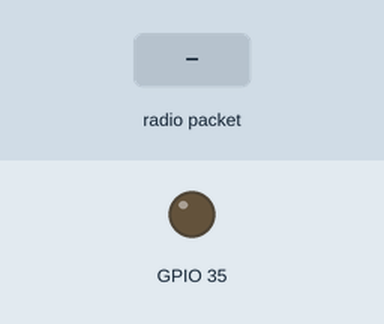
This sketch was run on a simulated ESP32. Parts: output pins drawn as LEDs (lit = HIGH). Inputs (shaded band) come from the test bench. No radio packets arrive unless stated; what the sketch prints to the serial monitor is not drawn.

Above: at 1.2 s.
1.3 s: radio packet "1" arrives
At 3.4 s:
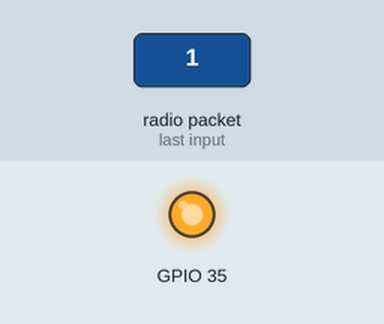
3.8 s: radio packet "0" arrives
At 5.4 s:
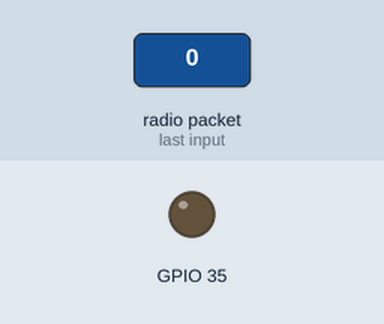
Timing chart, 0 to 6.9 s (numbered marks = the images above; inputs shaded):
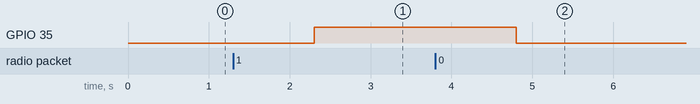

Measured:
- after the input at 1.3 s, GPIO 35: LOW → HIGH after 1.0 s
- after the input at 3.8 s, GPIO 35: HIGH → LOW after 1.0 s

The sketch:

myLoraRev.ino
```cpp
#include <SPI.h>
#include <LoRa.h>

//define the pins used by the transceiver module
#define ss 5
#define rst 14
#define dio0 2

void setup() {
  //initialize Serial Monitor
  Serial.begin(115200);
  pinMode(35, OUTPUT);
  while (!Serial);
  Serial.println("LoRa Receiver");

  //setup LoRa transceiver module
  LoRa.setPins(ss, rst, dio0);

  //replace the LoRa.begin(---E-) argument with your location's frequency
  //433E6 for Asia
  //866E6 for Europe
  //915E6 for North America
  while (!LoRa.begin(433E6)) {
    Serial.println(".");
    delay(500);
  }
   // Change sync word (0xF3) to match the receiver
  // The sync word assures you don't get LoRa messages from other LoRa transceivers
  // ranges from 0-0xFF
  LoRa.setSyncWord(0xF3);
  Serial.println("LoRa Initializing OK!");
}

void loop() {
  // try to parse packet
  int packetSize = LoRa.parsePacket();
  if (packetSize) {
    // received a packet
    Serial.print("Received packet '");

    // read packet
    while (LoRa.available()) {
      String LoRaData = LoRa.readString();
      Serial.println(LoRaData);
      if(LoRaData ==  "1")
       {
         digitalWrite(35,1);
       }
       else
       {
         digitalWrite(35,0);
       }
    }
}
}
```
